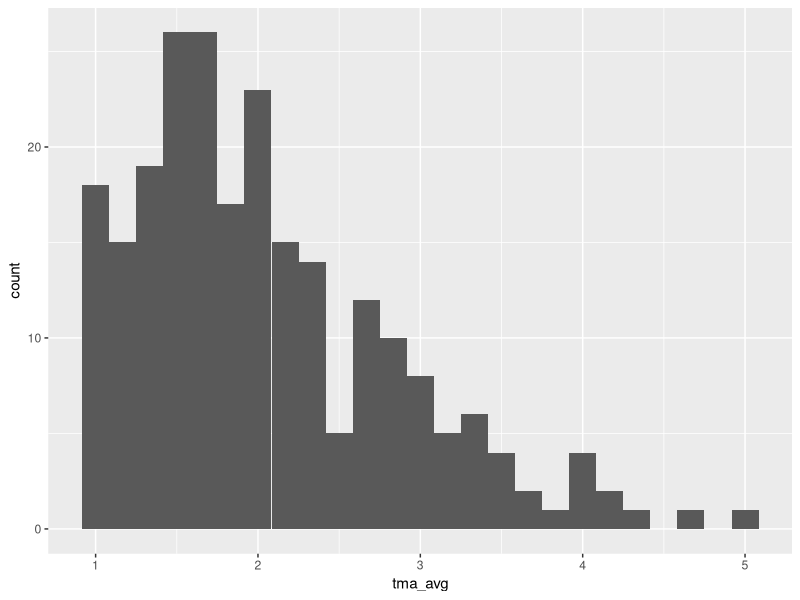
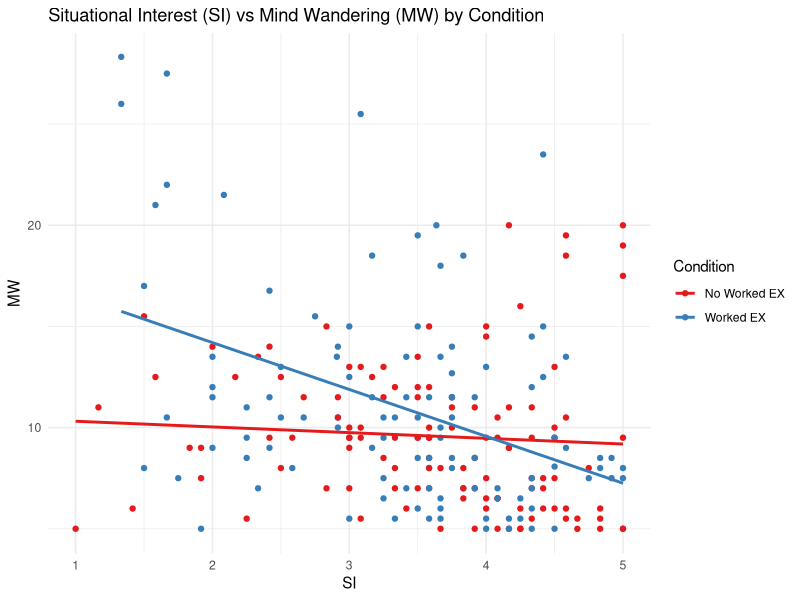
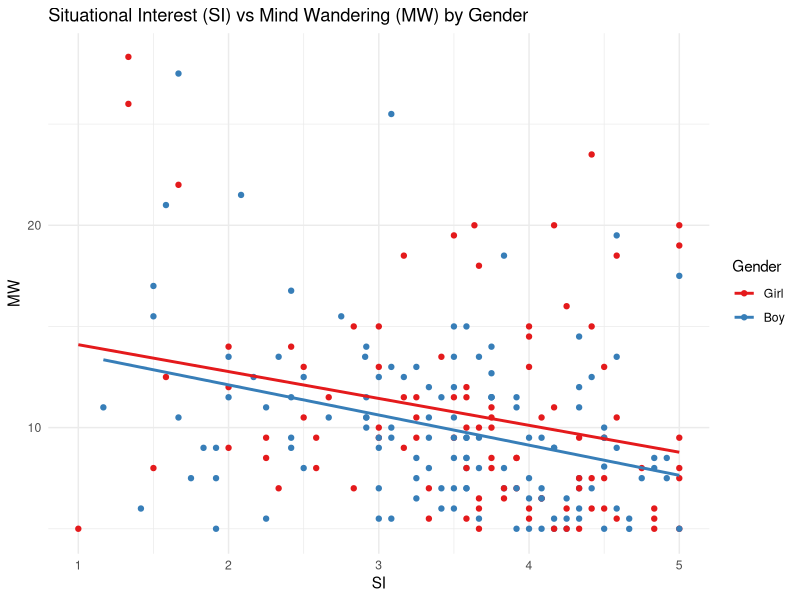
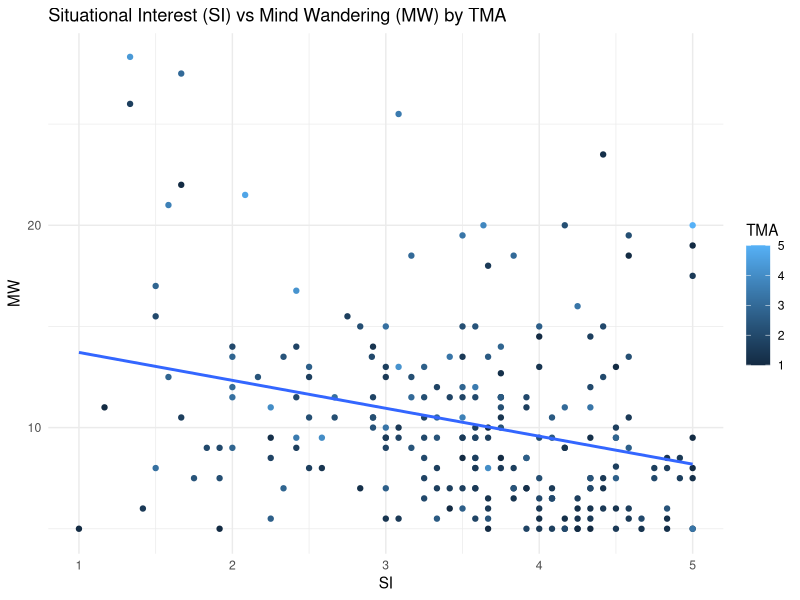

Generate these figures, in order, with R: (Note: this script raises an error after producing the figures.)
## ---- chunk 1
knitr::opts_chunk$set(echo = TRUE)
## ---- chunk 2
library(tidyverse)
## ---- chunk 3
df <- read.csv("../../data/clean3.csv")
head(df)
## ---- chunk 4
df %>% 
  ggplot(aes(x = tma_avg, fill = cond)) +
  geom_histogram(bins = 25)
## ---- chunk 5
fit1 <- df %>% 
        lm(formula = tma_avg ~ cond + mw_avg + understand_avg + si_avg + gender + hot)
summary(fit1)

## ---- chunk 6
fit2 <- df %>% 
        lm(formula = tma_avg ~ cond + mw_avg + si_avg + mw_avg * cond + si_avg * cond + gender)
summary(fit2)
## ---- chunk 7
fit3 <- df %>% 
        lm(formula = tma_avg ~ cond + mw_avg + si_avg + mw_avg * gender + si_avg * gender + cond)
summary(fit3)
## ---- chunk 8
fit4 <- df %>% 
        lm(formula = tma_avg ~ cond + mw_avg + si_avg + mw_avg * gender + si_avg * gender + mw_avg * cond + si_avg * cond + mw_avg * gender * cond 
           + si_avg * gender * cond)
summary(fit4)
## ---- chunk 9
df %>% ggplot(aes(x = si_avg, y = mw_avg, color = as.factor(cond))) + 
  geom_point() + geom_smooth(method = "lm", se = FALSE) + 
  theme_minimal() + 
  scale_color_brewer(palette="Set1", labels = 
                      c("No Worked EX", "Worked EX")) +
  labs(title = "Situational Interest (SI) vs Mind Wandering (MW) by Condition",
       x = "SI", y = "MW", color  = "Condition")

df %>% ggplot(aes(x = si_avg, y = mw_avg, color = as.factor(gender))) + 
  geom_point() + geom_smooth(method = "lm", se = FALSE) + 
  theme_minimal() + 
  scale_color_brewer(palette="Set1", labels = 
                      c("Girl", "Boy")) +
  labs(title = "Situational Interest (SI) vs Mind Wandering (MW) by Gender",
       x = "SI", y = "MW", color  = "Gender")

df %>% ggplot(aes(x = si_avg, y = mw_avg, color = tma_avg)) + 
  geom_point() + geom_smooth(method = "lm", se = FALSE) + 
  theme_minimal() + 
  labs(title = "Situational Interest (SI) vs Mind Wandering (MW) by TMA",
       x = "SI", y = "MW", color  = "TMA")
## ---- chunk 10
fit2_1 <- df %>% 
        lm(formula = si_avg ~ gender + cond + tma_avg + understand_avg + hot)
summary(fit2_1)
## ---- chunk 11
fit2_2 <- df %>% 
        lm(formula = mw_avg ~ gender + cond + tma_avg + understand_avg + si_avg + hot)
summary(fit2_2)
## ---- chunk 12
df %>% select(contains("enjoy"), contains("worry"))
## ---- chunk 13
# Create the variables
df <-  df %>% 
              mutate(enjoy_pc1 = (enjoy_durimm_avg - base_enjoy) / base_enjoy,
                     enjoy_pc2 = (enjoy_del_avg - base_enjoy) / base_enjoy,
                     worry_pc1 = (worry_durimm_avg - base_worry) / base_worry,
                     worry_pc2 = (worry_del_avg - base_worry) / base_worry)

df$enjoy_pc1[df$enjoy_pc1 == "NaN" | df$enjoy_pc1 == "Inf"] <- 0
df$enjoy_pc2[df$enjoy_pc2 == "NaN" | df$enjoy_pc2 == "Inf"] <- 0
df$worry_pc1[df$worry_pc1 == "NaN" | df$worry_pc1 == "Inf"] <- 0
df$worry_pc2[df$worry_pc2 == "NaN" | df$worry_pc2 == "Inf"] <- 0

head(df)
## ---- chunk 14
# model with just percent change
# 1. All the percent change measures
fit3_1a <- df %>% 
        lm(formula = tma_avg ~ enjoy_pc1 + enjoy_pc2 + worry_pc1 + worry_pc2)
summary(fit3_1a)
# 2. Just using percent change using durimm scores
fit3_1b <- df %>% 
        lm(formula = tma_avg ~ enjoy_pc1 + worry_pc1)
summary(fit3_1b)
# 3. Using raw scores
fit3_1c <- df %>% 
        lm(formula = tma_avg ~ enjoy_durimm_avg + worry_durimm_avg + mw_avg + si_avg)
summary(fit3_1c)
## ---- chunk 15
# model with just percent change
# mind wandering
fit3_1a <- df %>% 
  lm(formula = mw_avg~ enjoy_pc1 + worry_pc1 + tma_avg)
summary(fit3_2)
fit3_1b <- df %>% 
  lm(formula = mw_avg ~ enjoy_durimm_avg + worry_durimm_avg + tma_avg + si_avg)
summary(fit3_1b)
## ---- chunk 16
# model with just percent change
# situational interest
fit3_2a <- df %>% 
  lm(formula = si_avg~ enjoy_pc1 + worry_pc1 + tma_avg)
summary(fit3_2a)
fit3_2b <- df %>% 
  lm(formula = si_avg~ enjoy_durimm_avg + worry_durimm_avg + tma_avg)
summary(fit3_2b)
